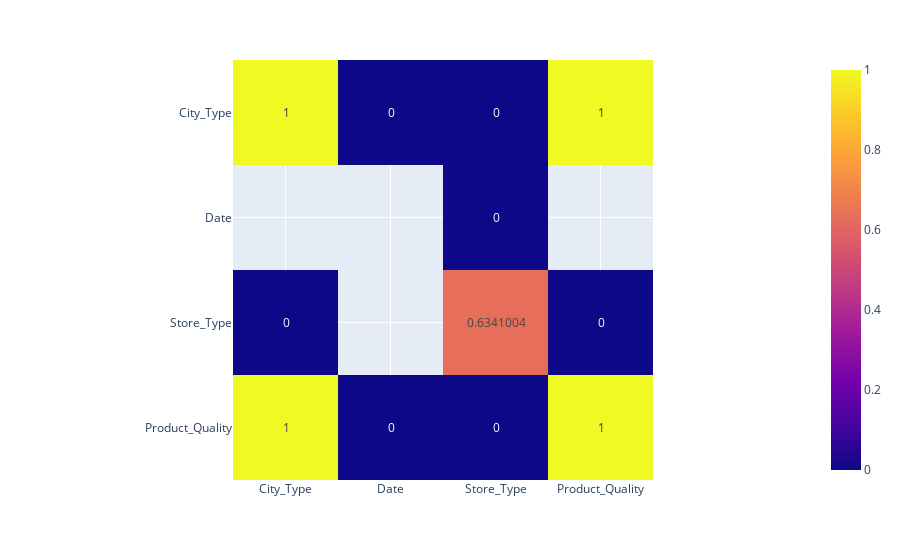

The notebook cell saved with this chart:
### Code cell
cram = Cramers()
cram.corr(df_sales_clean, plot_htmp=True)

### Figure 1 — Plotly figure (JSON) as saved in the notebook; plotly's stock layout.template omitted (floating-point values rounded to 4 significant figures)
{"data": [{"coloraxis": "coloraxis", "hovertemplate": "x: %{x}<br>y: %{y}<br>color: %{z}<extra></extra>", "name": "0", "texttemplate": "%{z}", "type": "heatmap", "x": ["City_Type", "Date", "Store_Type", "Product_Quality"], "xaxis": "x", "y": ["City_Type", "Date", "Store_Type", "Product_Quality"], "yaxis": "y", "z": [[1.0, 0.0, 0.0, 1.0], [Infinity, Infinity, 0.0, Infinity], [0.0, Infinity, 0.6341, 0.0], [1.0, 0.0, 0.0, 1.0]]}], "layout": {"coloraxis": {"colorscale": [[0, "#0d0887"], [0.1111, "#46039f"], [0.2222, "#7201a8"], [0.3333, "#9c179e"], [0.4444, "#bd3786"], [0.5556, "#d8576b"], [0.6667, "#ed7953"], [0.7778, "#fb9f3a"], [0.8889, "#fdca26"], [1, "#f0f921"]]}, "margin": {"t": 60}, "xaxis": {"anchor": "y", "constrain": "domain", "domain": [0, 1], "scaleanchor": "y"}, "yaxis": {"anchor": "x", "autorange": "reversed", "constrain": "domain", "domain": [0, 1]}}}
